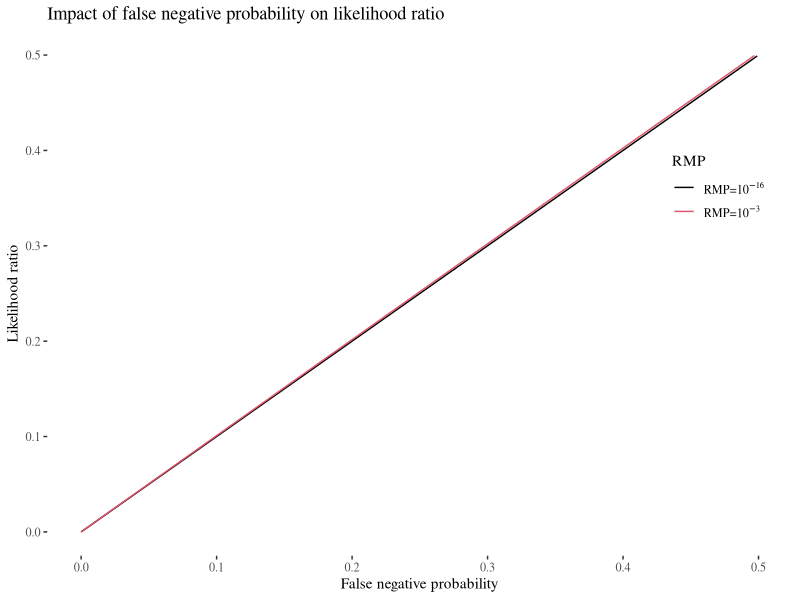

Write R code to recreate this figure.
## ---- chunk 1
#knitr::opts_knit$set(base.dir = "/home/rafal/L2/L2projects/backtesting",
knitr::opts_knit$set(base.dir = "/home/rafal/UG/UGprojects/rfl-urbaniak.github.io",
base.url = "https://rfl-urbaniak.github.io/")
knitr::opts_chunk$set(fig.path = "images/")
library(ggplot2)
library(ggthemes)
## ---- chunk 2
rmp9 <- 10e-16
rmp3 <- 10e-3
fnp <- seq(0,0.5, by = 0.001)

lr9n <- fnp/(1 + ((fnp -1) * rmp9))
lr3n <- fnp/(1 + ((fnp -1) * rmp3))

fnpTable <- data.frame(fnp,   lr9n,  lr3n)

library(tidyr)
fnpTableLong <- gather(fnpTable,line,value,c(lr9n,lr3n), factor_key=TRUE)


ggplot(fnpTableLong, aes(x=fnp,y=value, color = line))+  geom_line()+theme_tufte()+ylab("Likelihood ratio")+xlab("False negative probability") +scale_color_manual(values = c(1,2),labels =
              c(expression(paste("RMP=",10^{-16})),expression(paste("RMP=",10^{-3}))))+ggtitle("Impact of false negative probability on likelihood ratio")+ theme(legend.position = c(0.9,.7))+ylim(c(0,0.5))+ labs(color = "RMP") 
